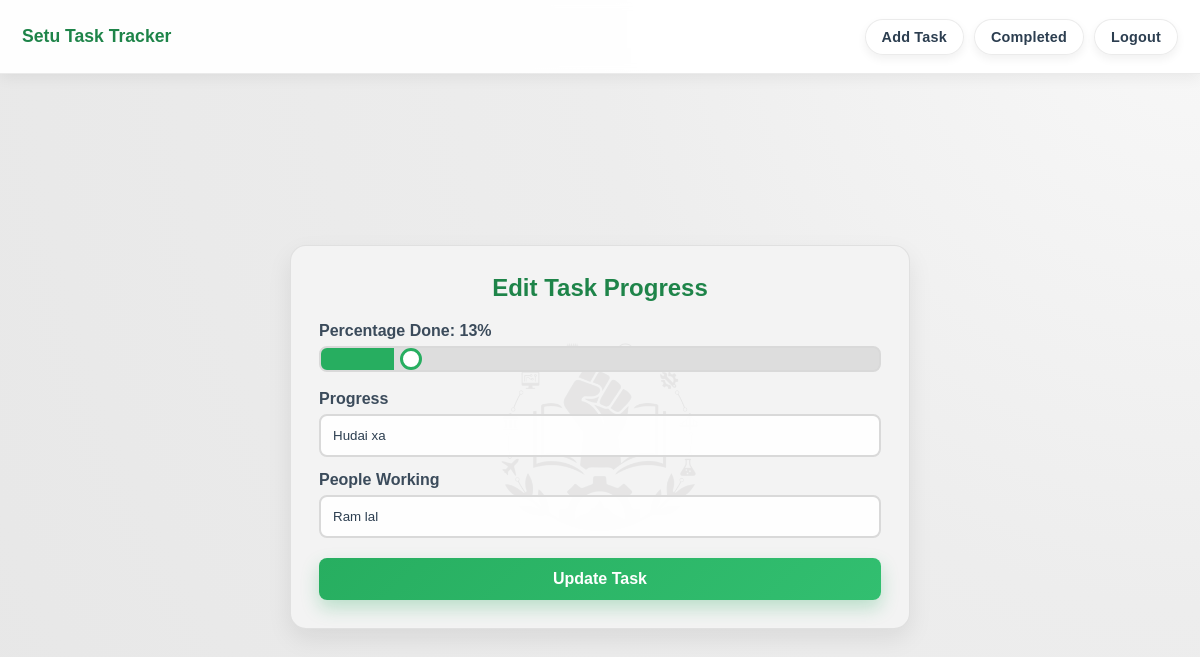
Page /edit/15 (signed in) on the committed database.
### tables this page shows
CREATE TABLE tasks(
    tid INTEGER PRIMARY KEY AUTOINCREMENT,
    title TEXT NOT NULL,
    description TEXT NOT NULL,
    assigned_to INTEGER NOT NULL,
    assigned_by INTEGER NOT NULL,
    progress REAL NOT NULL DEFAULT 0,
    assigned_date TEXT NOT NULL,
    deadline TEXT NOT NULL,
    people_working TEXT,
    visibility TEXT NOT NULL DEFAULT 'public',
    completed INTEGER NOT NULL DEFAULT 0,
    progress_text TEXT,
    FOREIGN KEY (assigned_to) REFERENCES users(UID),
    FOREIGN KEY (assigned_by) REFERENCES users(UID)
);

### main.py (the view)
@app.get("/edit/<tid>")
@login_required
def getEditPage(tid):
    query = """
    select * from tasks
    where tid = ?;
    """
    conn= getdb()
    row = conn.execute(query,(tid,)).fetchone()
    if row is None:
        return redirect(url_for('getMainPage'))
    if row["assigned_to"]!= int(session["userid"]):
        return redirect(url_for('getMainPage'))
    conn.close()
    return render_template("edit.html",task=row)

### main.py (called while the page is built)
def getdb():
    conn = sqlite3.connect("app.db")
    conn.row_factory = sqlite3.Row
    conn.execute("PRAGMA foreign_keys = ON")
    conn.execute("PRAGMA journal_mode = WAL")
    return conn

def login_required(func):
    @wraps(func)
    def wrapper(*args, **kwargs):
        if "username" not in session:
            return redirect(url_for('getLoginPage'))
        return func(*args, **kwargs)
    return wrapper

### templates/edit.html (shortened to what this page needs)
{% extends "base.html" %}
{% block styles %}
<link rel="stylesheet" href="{{ url_for('static', filename='edit.css') }}">
{% endblock %}
{% block content %}
    <form class="editBody" action="{{url_for('edit')}}" method="POST">
        <h2>Edit Task Progress</h2>
        <label for="myRange">Percentage Done: <span id="sliderValue">50</span>%</label>
        <div class="slidecontainer">
            <input type="range" min="0" max="100" value="{{task.progress}}" class="slider" id="myRange" name="progress">
        </div>
        <label for="Progress">Progress</label>
        <input type="text" name="progresstext" id="Progress" placeholder="Enter progress details" value="{{'' if task.progress_text is none else task.progress_text}}">
        <label for="PeopleWorking">People Working</label>
        <input type="text" name="peopleworking" id="PeopleWorking" placeholder="Who's working on this?" value="{{'' if task.people_working is none else task.people_working}}">
        <button type="submit">Update Task</button>
    </form>
{% endblock %}

### static/style.css (style rules this page uses)
* { margin: 0; padding: 0; box-sizing: border-box; font-family: Arial, Helvetica, sans-serif; }
:root { --bg-page: #ededed; --bg-card: #f3f3f3; --bg-input: rgba(255, 255, 255, 0.92); --text-main: #2c3e50; --text-muted: #5f6f7f; --border-soft: rgba(0, 0, 0, 0.08); --accent: #27ae60; --accent-dark: #1e8449; --danger: #ae2727; --shadow-soft: 0 10px 24px rgba(0, 0, 0, 0.08); }
body { min-height: 100vh; background: radial-gradient(circle at top right, #f8f8f8 0%, var(--bg-page) 42%, #e7e7e7 100%); color: var(--text-main); }
#search, #visibility-data, #tasktype-data, .adminFilled input, .adminFilled select, .adminFilled textarea, .editBody input, .editBody select, .editBody textarea { width: 100%; border: 2px solid #d9d9d9; border-radius: 8px; padding: 11px 12px; background: var(--bg-input); color: var(--text-main); transition: border-color 0.25s ease, box-shadow 0.25s ease, transform 0.25s ease; }
.editButton, .finishButton, .deleteButton, button[type="submit"], button[type="button"] { border: none; border-radius: 8px; color: #fff; font-weight: 700; padding: 10px 14px; cursor: pointer; transition: transform 0.2s ease, box-shadow 0.2s ease, background-color 0.2s ease; }
.editButton, .finishButton, button[type="submit"], button[type="button"] { background: linear-gradient(135deg, var(--accent), #32bf70); box-shadow: 0 6px 16px rgba(39, 174, 96, 0.28); }
.adminFilled, .editBody { width: min(700px, 100%); background: var(--bg-card); border: 1px solid var(--border-soft); border-radius: 16px; box-shadow: var(--shadow-soft); padding: 26px; position: relative; overflow: hidden; }
.adminFilled::before, .editBody::before { content: ""; position: absolute; inset: 0; background: url("./images/fsulogo.jpg") center/45% no-repeat; opacity: 0.06; pointer-events: none; }
.adminFilled > *, .editBody > * { position: relative; z-index: 1; }
.editBody h2 { color: var(--accent-dark); text-align: center; margin-bottom: 14px; }
.adminFilled label, .editBody label { display: block; margin-top: 12px; margin-bottom: 6px; color: #3a4a5a; font-weight: 700; }
.slidecontainer { width: 100%; margin-bottom: 8px; }
.slider { -webkit-appearance: none; appearance: none; width: 100%; height: 9px; border-radius: 999px; background: linear-gradient(to right, var(--accent) 0%, var(--accent) 50%, #d8d8d8 50%, #d8d8d8 100%); outline: none; }

### static/edit.css (style rules this page uses)
* { margin: 0; padding: 0; box-sizing: border-box; font-family: Arial, Helvetica, sans-serif; }
:root { --bg-page: #ededed; --bg-card: #f3f3f3; --border-soft: rgba(0, 0, 0, 0.08); --accent: #27ae60; --accent-dark: #1e8449; }
body { min-height: 100vh; display: block; background-color: var(--bg-page); }
.editBody { width: min(620px, 100%); background-color: var(--bg-card); border: 1px solid var(--border-soft); border-radius: 16px; padding: 28px; box-shadow: 0 10px 24px rgba(0, 0, 0, 0.08); position: relative; overflow: hidden; }
.editBody::before { content: ""; position: absolute; inset: 0; background: url("./images/fsulogo.jpg") center/45% no-repeat; opacity: 0.06; pointer-events: none; }
.editBody > * { position: relative; z-index: 1; }
.editBody h2 { color: var(--accent-dark); margin-bottom: 20px; text-align: center; }
.editBody label { display: block; margin-top: 14px; margin-bottom: 6px; font-weight: 700; color: #3b4b5b; }
.editBody input[type="text"], .editBody textarea, .editBody select { width: 100%; border: 2px solid #d9d9d9; border-radius: 8px; padding: 12px; background-color: rgba(255, 255, 255, 0.92); transition: all 0.25s ease; }
.slidecontainer { width: 100%; margin-bottom: 8px; }
.slider { -webkit-appearance: none; appearance: none; width: 100%; height: 9px; border-radius: 999px; background: linear-gradient(to right, var(--accent) 0%, var(--accent) 50%, #d8d8d8 50%, #d8d8d8 100%); outline: none; }
.editBody button[type="submit"] { margin-top: 20px; width: 100%; background: linear-gradient(135deg, var(--accent), #32bf70); color: #fff; border: none; border-radius: 8px; padding: 12px; font-size: 16px; font-weight: 700; cursor: pointer; box-shadow: 0 8px 18px rgba(39, 174, 96, 0.28); transition: all 0.2s ease; }

### rows in the picture
tasks: progress "13", progresstext "Hudai xa", peopleworking "Ram lal"
